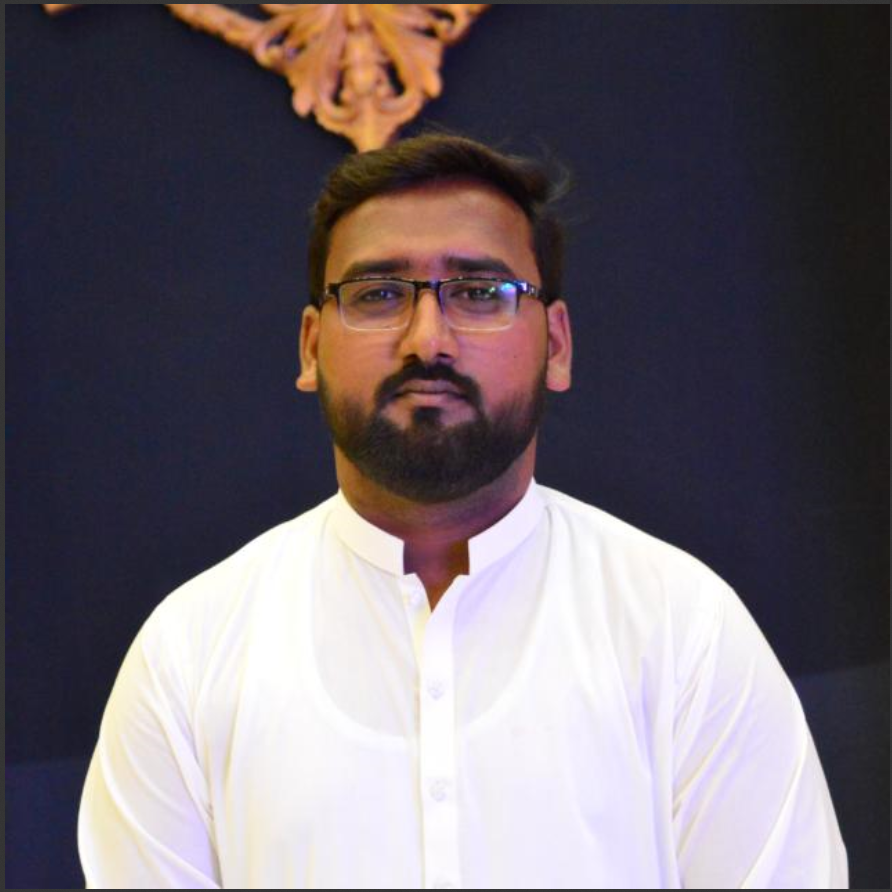
#> input picture photos/my pic.PNG, 892 x 892 px
$ python 'Basic Functions.py'
#> lines starting #> are read from the running program, lines starting #| are printed output that depends on the picture; after the words box and inside, x2 and y2 are one past the last pixel; in counts of white or black regions, pixels touching at a corner belong together
import cv2 as cv

img = cv.imread('photos/my pic.PNG')
#> img is the input picture: shape (892, 892, 3); mean B, G, R 108.8, 101.8, 110.4
cv.imshow('My pic',img)

#converting to the gray scale
gray = cv.cvtColor(img, cv.COLOR_BGR2GRAY)
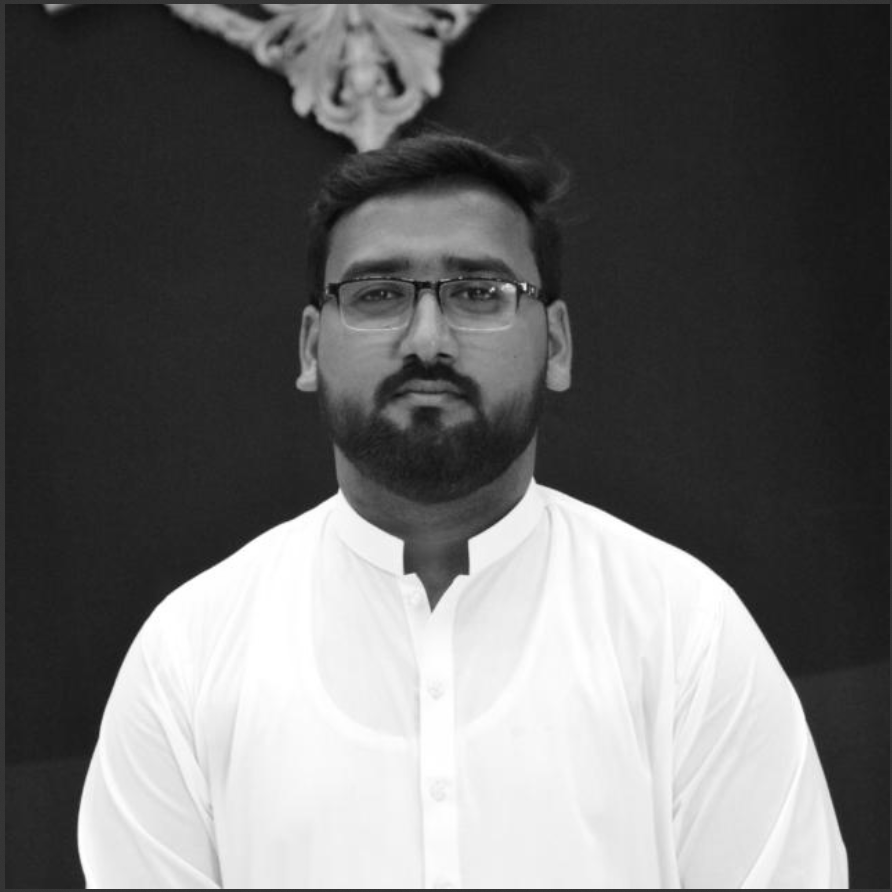
#> gray: shape (892, 892); min 3, max 255, mean 105.2
cv.imshow('Gray image',gray)

#blur

blur = cv.GaussianBlur(img,(7,7),cv.BORDER_DEFAULT)
cv.imshow('blur',blur)

#Edge Cascade
canny = cv.Canny(img,125,175)
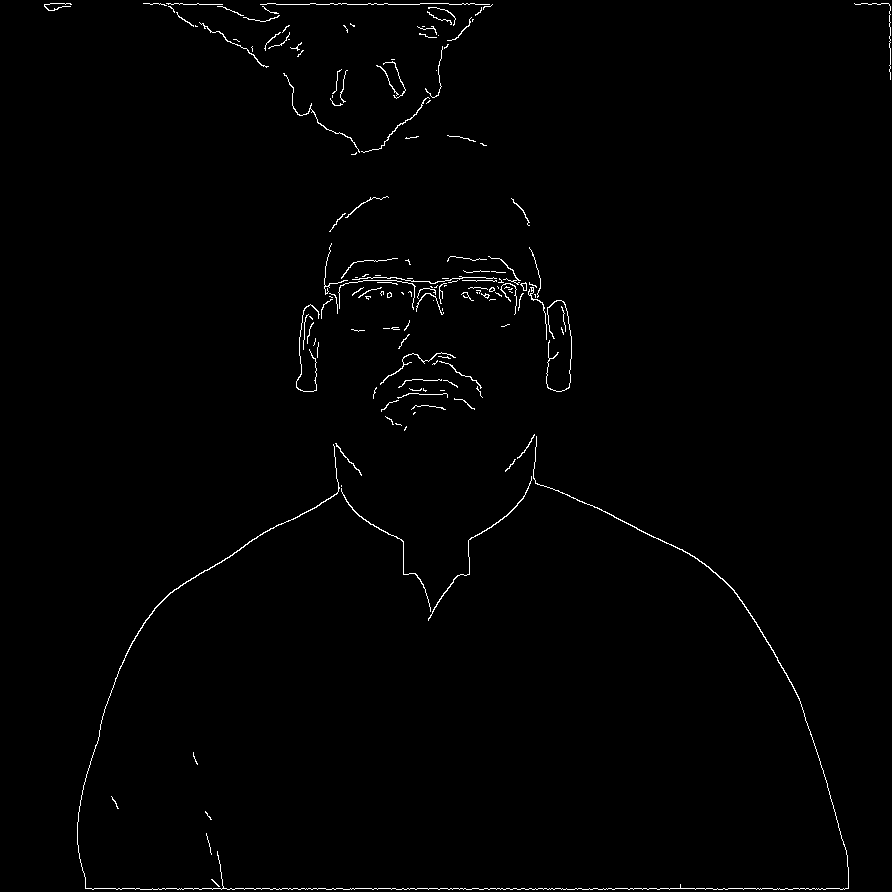
#> canny: shape (892, 892); 0.93% white in thin lines or dots
cv.imshow('Cascade',canny)

#delating
delating = cv.dilate(canny,(7,7),iterations=3)
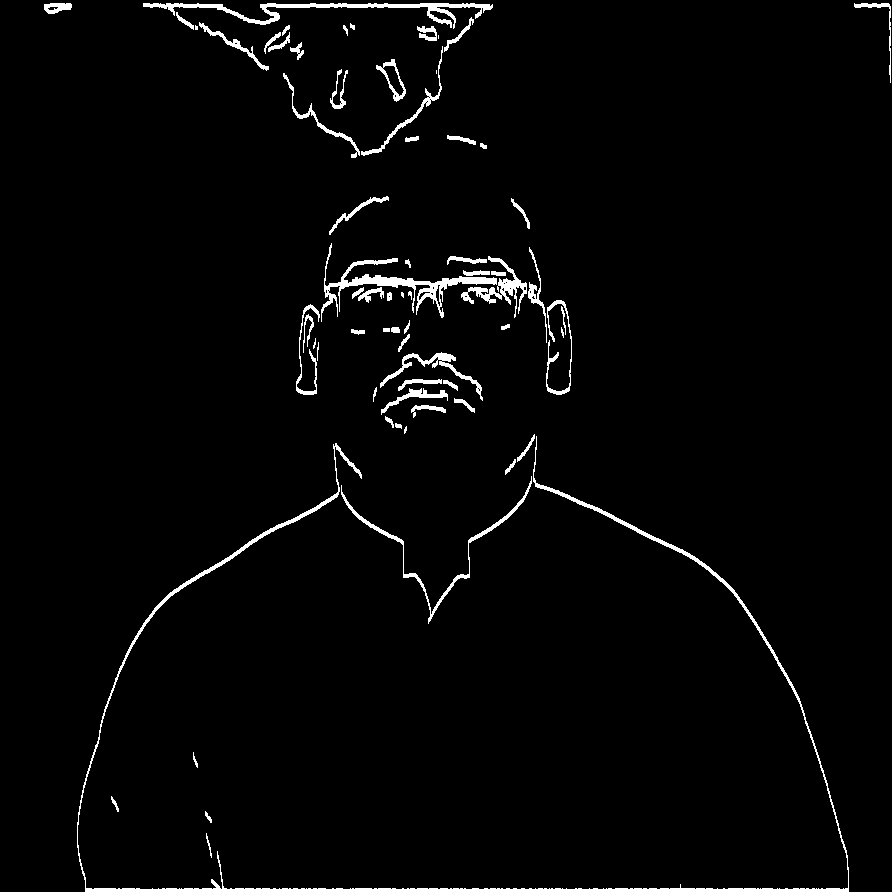
#> delating: shape (892, 892); 2.5% white; 68 white regions (7 under 20 px), largest, box (x1, y1, x2, y2) and area: (77, 436, 849, 892) 6192, (321, 243, 497, 322) 2039, (143, 3, 493, 29) 1904
cv.imshow('Dilating',delating)

#eroding
eroding = cv.erode(delating,(3,3),iterations=1)
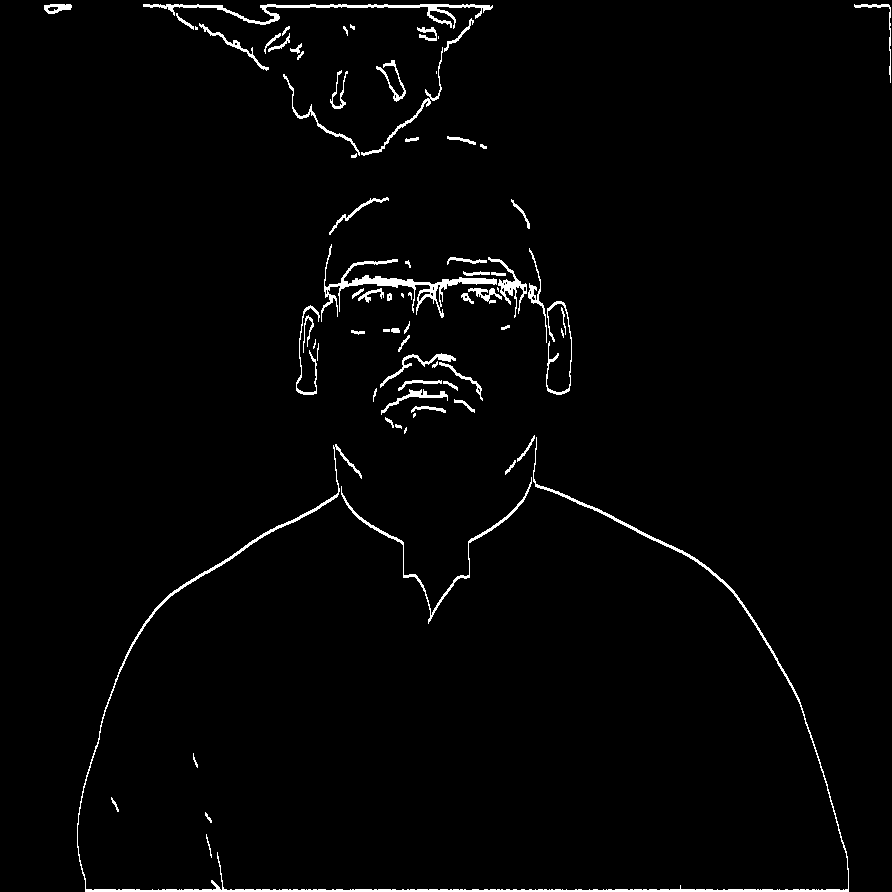
#> eroding: shape (892, 892); 2% white; 76 white regions (11 under 20 px), largest, box (x1, y1, x2, y2) and area: (77, 437, 849, 892) 4798, (321, 244, 497, 322) 1737, (143, 4, 493, 29) 1475
cv.imshow('eroding',eroding)

# Resize
resized = cv.resize(img, (500,500), interpolation=cv.INTER_CUBIC)
cv.imshow('Resized', resized)

# Cropping
cropped = img[50:200, 200:400]
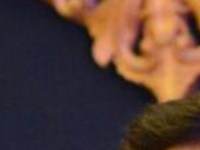
#> cropped: shape (150, 200, 3); mean B, G, R 53.2, 61.8, 86.5
cv.imshow('Cropped', cropped)
cv.waitKey(0)
